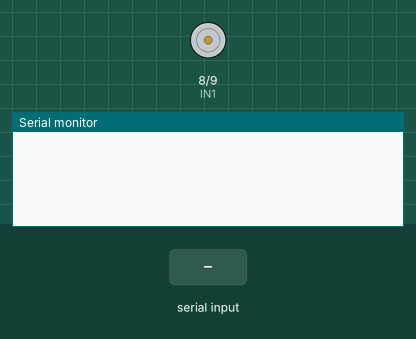
Simulated run of this sketch. Board: Arduino Uno, built with avr-gcc and run on an emulated ATmega328P. On the bench: motor-driver pin pairs drawn as motors (green arrow = first pin HIGH = forward, orange = second pin HIGH = backward, longer = more drive, scaled by the enable pin), the last lines printed to the serial monitor. Inputs (shaded band) come from the test bench.

Above: at 1.2 s.
1.3 s: "f" received over Serial
At 1.51 s:
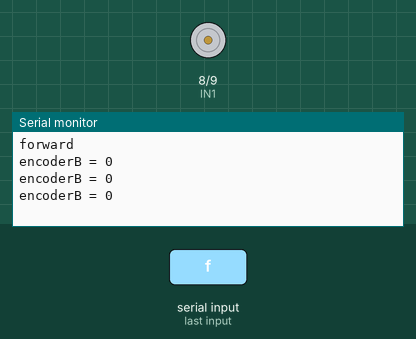
2.8 s: "b" received over Serial
At 2.92 s:
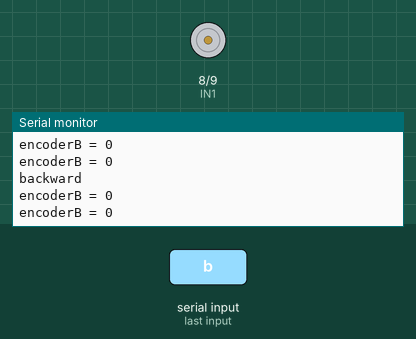
4.3 s: "s" received over Serial
At 5.4 s:
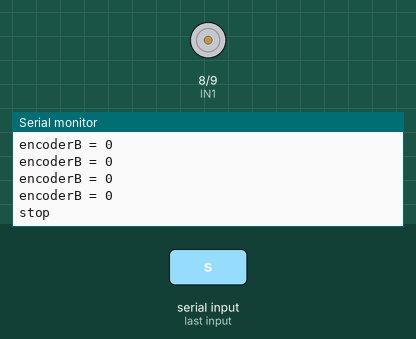

Measured:
- after the input at 1.3 s, the serial monitor: prints a new line at once (image 1)
- after the input at 4.3 s, the serial monitor: prints a new line at once (image 3)

The sketch:

encoder_241127.ino
```cpp
#define ENA 7
#define IN1 8
#define IN2 9

#define ENCODER_B_A 6
#define ENCODER_B_B 5

byte encoderBLast;
bool encoderBDir = true;
int encoderBCount = 0;

void ISR_encoderB() {
  byte encoderBA = digitalRead(ENCODER_B_A);
  if (encoderBLast == LOW && encoderBA == HIGH) {
    byte encoderBB = digitalRead(ENCODER_B_B);
    if (encoderBB == LOW) {
      encoderBDir = true;
    } else if (encoderBB == HIGH) {
      encoderBDir = false;
    }
  }
  encoderBLast = encoderBA;
  if (encoderBDir) {
    encoderBCount++;
  } else {
    encoderBCount--;
  }
}

void setup() {
  Serial.begin(9600);

  pinMode(ENA, OUTPUT);
  pinMode(IN1, OUTPUT);
  pinMode(IN2, OUTPUT);

  pinMode(ENCODER_B_A, INPUT);
  pinMode(ENCODER_B_B, INPUT);

  attachInterrupt(digitalPinToInterrupt(ENCODER_B_A), ISR_encoderB, CHANGE);
}

unsigned long lastTime = 0;
bool logging = false;

void loop() {

  if (Serial.available()) {
    char cmd = Serial.read();
    if (cmd == 'f') {
      Serial.println("forward");
      digitalWrite(IN1, LOW);
      digitalWrite(IN2, HIGH);
      analogWrite(ENA, 125);
      logging = true;
    } if (cmd == 'b') {
      Serial.println("backward");
      digitalWrite(IN1, HIGH);
      digitalWrite(IN2, LOW);
      analogWrite(ENA, 125);
      logging = true;
    } else if (cmd == 's') {
      Serial.println("stop");
      digitalWrite(IN1, LOW);
      digitalWrite(IN2, LOW);
      analogWrite(ENA, 0);
      logging = false;
    }
  }

  unsigned long currTime = millis();
  if (logging && (currTime - lastTime > 100)) {
    Serial.print("encoderB = ");
    Serial.print(encoderBCount);
    Serial.println();
    lastTime = currTime;
  }
}
```
